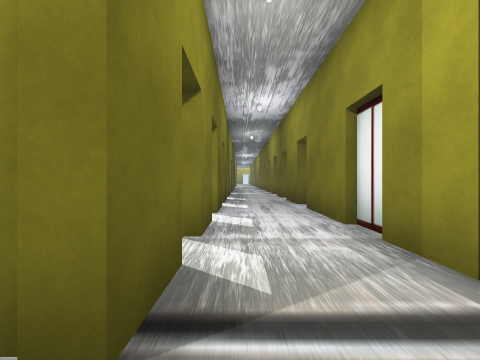
View 1 (above)

14 first-person views from a walk through a 3-D level made in the Unity game engine. The camera is 1.3 m above the floor, looks level and sees 90° across. Doors are open. The floor is counted in squares, 2 m on a side. Each view is taken from the middle of a square. On the plan, view 1 faces up. The plan holds only what a view shows up to about 9 squares ahead; the rest is blank. The place goes on beyond the plan. The player character is not drawn. Some animated figures are not drawn. Some surface patterns are stand-ins.

View 2
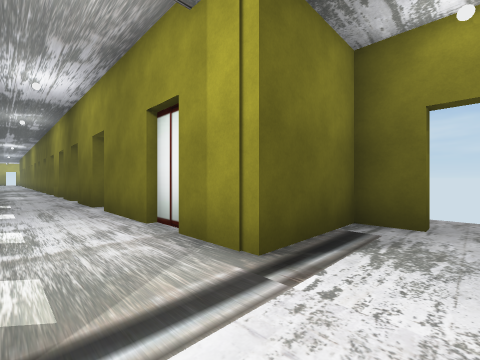

View 3
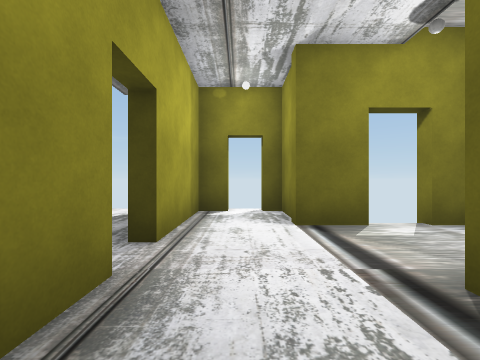

View 4
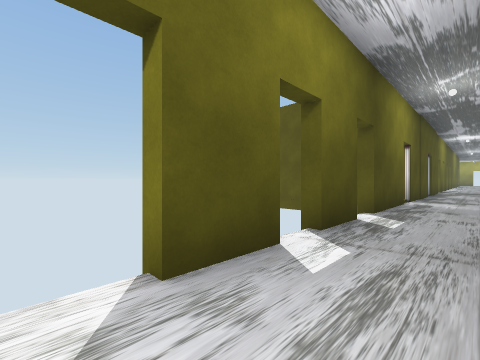

View 5
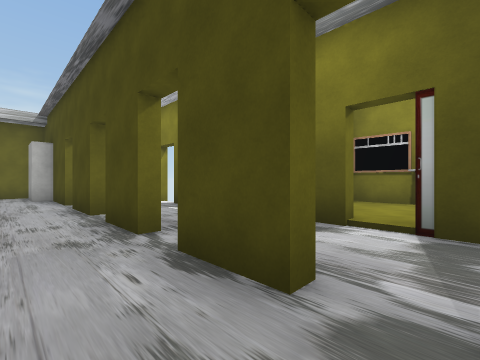

View 6
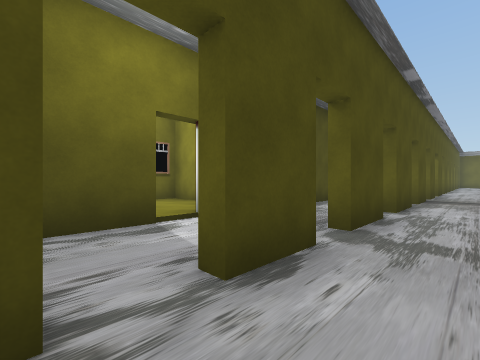

View 7
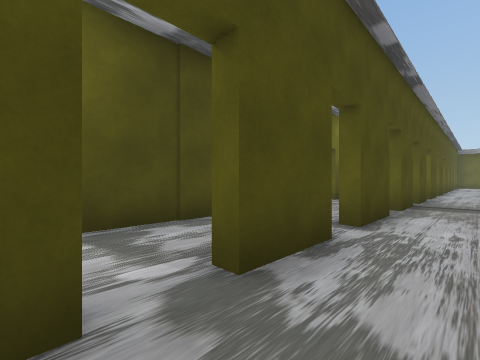

View 8
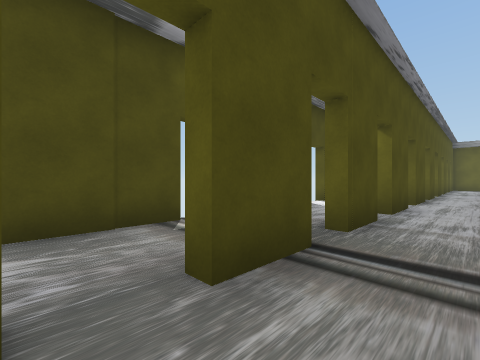

View 9
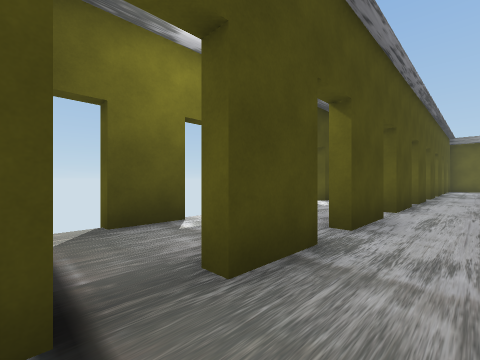

View 10
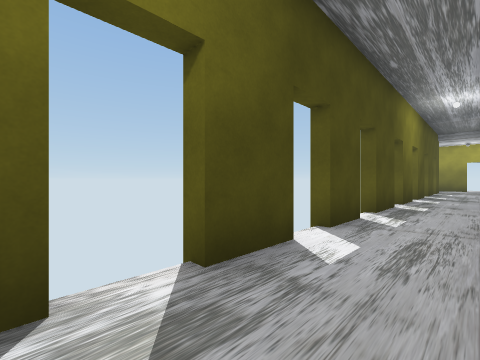

View 11
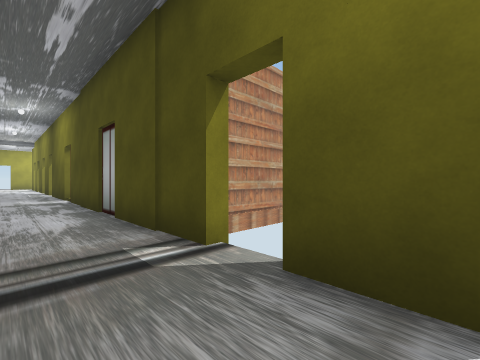

View 12
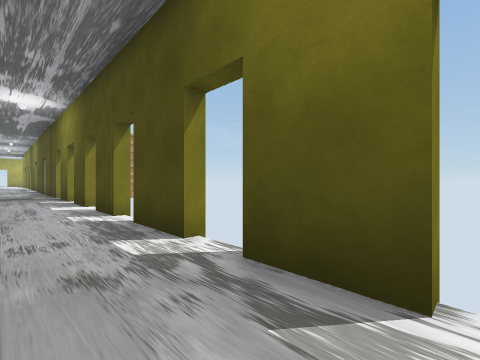

View 13
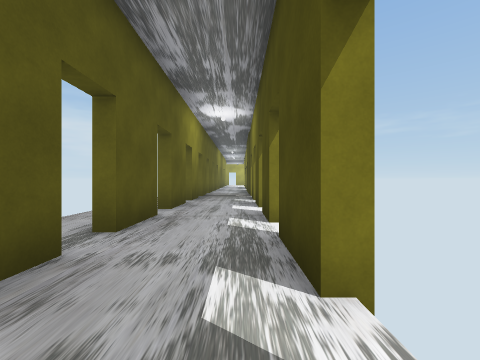

View 14
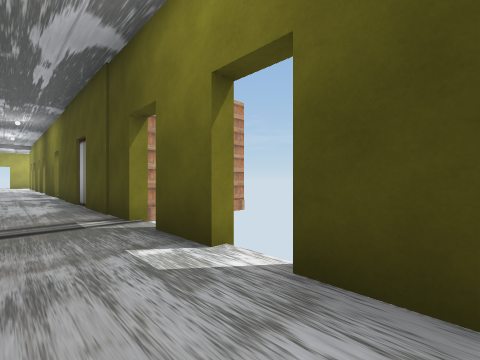

### Floor plan
Points are (right, up) in squares from view 1. A wall is a line through its corners. A room is listed if a view was taken in it or the views show most of it. See-through windows are left out.
Room 1 (views 1, 2, 3, 4)
walls: (1.5, 6.4) (1.5, 8); (-0.4, 6.1) (-0.4, 4.6); (1.5, 3.5) (1.5, 5.6); (-0.4, 3.8) (-0.4, 2.8); (-0.4, 8.2) (-0.4, 6.9); (1.5, 8.9) (1.5, 10); (1.7, 2.9) (1.7, 3.7); (-0.4, 1.9) (-0.4, 0.8) (-2, 0.8) (-2, 0.4); (-0.4, 10.1) (-0.4, 9); (3.8, 1.3) (1.5, 1.3) (1.5, 2.6); (-2, -0.2) (-2, -0.9) (0.5, -0.9); (1.4, -0.9) (2.2, -0.9)
ways out: open door at (2, 6) to room 2; open door at (2, 10.5) to room 2; opening at (1, 13.5) to room 3; opening at (0, 12); open door at (-2, 0); open door at (-0.5, 5.5); open door at (1, -1); open door at (4, 0)
Room 2 (views 5, 6, 7, 8, 9)
walls: (1.8, 17.1) (1.8, 15.5); (1.8, 14.6) (1.8, 13.1); (1.8, 19.2) (1.8, 17.9); (1.8, 12.2) (1.8, 11); (1.8, 21.4) (1.8, 20); (1.8, 10.1) (1.8, 8.9); (1.8, 23.6) (1.8, 22.1); (1.8, 8) (1.8, 6.5); (1.8, 26.1) (1.8, 24.5); (1.8, 5.5) (1.8, 3.7); (1.8, 28.1) (1.8, 27); (2.3, 3.7) (2.3, 2.8); (2.2, 1.6) (3, 1.6); (1.8, 30.4) (1.8, 29.2)
ways out: open door at (2, 6) to room 1; open door at (2, 10.5) to room 1; open door at (2, 15) to room 3; open door at (2, 18.5) to room 3; open door at (2, 22) to room 3; open door at (2, 24) to room 3; open door at (2, 28) to room 3
Room 3 (views 10, 11, 12, 13, 14)
walls: (1.5, 20.1) (1.5, 21.4); (-0.4, 19.1) (-0.4, 18.4); (-0.4, 21.2) (-0.4, 19.9); (1.5, 22.2) (1.5, 23.6); (-0.4, 23.4) (-0.4, 22); (1.5, 24.5) (1.5, 26.1); (-0.4, 25.4) (-0.4, 24.1); (1.5, 26.9) (1.5, 27.5); (-0.4, 27.8) (-0.4, 26.2); (-0.4, 29.9) (-0.4, 28.5)
ways out: opening at (1, 13.5) to room 1; open door at (2, 15) to room 2; open door at (2, 18.5) to room 2; open door at (2, 22) to room 2; open door at (2, 24) to room 2; open door at (2, 28) to room 2; open door at (-0.5, 21.4); open door at (-0.5, 26); open door at (-0.5, 28); open door at (-0.5, 30)
objects: other object (-4, 17) to (0, 18); other object (0, 15)

Where each view was taken, in squares from view 1:
view 1: 0 up, 0 right, facing up
view 2: 0 up, 0 right, facing up-right
view 3: 0 up, 3 right, facing left
view 4: 4 up, 1 right, facing up-left
view 5: 13 up, 3 right, facing down-left
view 6: 10 up, 3 right, facing up-left
view 7: 12 up, 3 right, facing up-left
view 8: 17 up, 3 right, facing up-left
view 9: 19 up, 3 right, facing up-left
view 10: 21 up, 1 right, facing up-left
view 11: 21 up, 1 right, facing down-left
view 12: 30 up, 1 right, facing down-left
view 13: 29 up, 0 right, facing down
view 14: 23 up, 1 right, facing down-left
